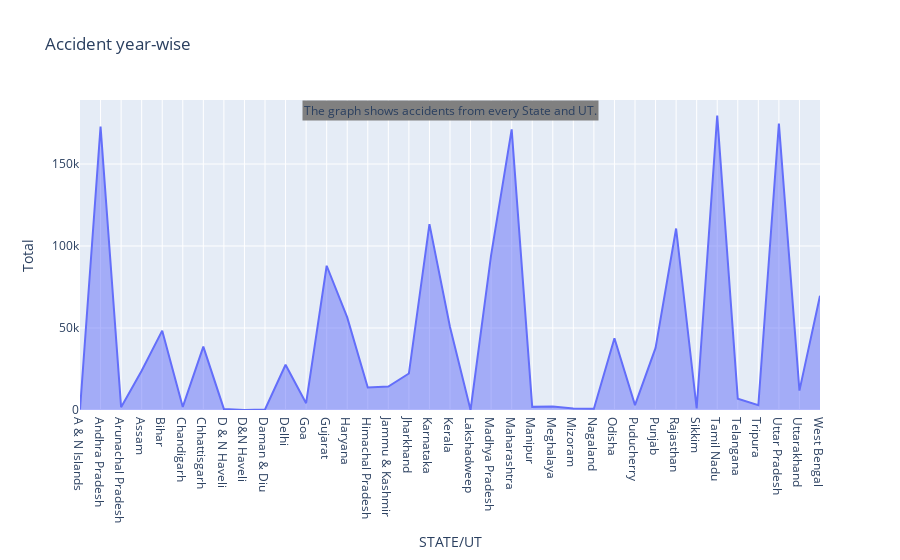

Notebook cell for this chart:
### Code cell
# accidents state-wise
fig = px.area(grouped_obj, x=grouped_obj.index, y='Total', title='Accident year-wise')
conclusion = 'The graph shows accidents from every State and UT.'
fig.add_annotation(text=conclusion, xref='paper', yref='paper', x=.5, y=1, bgcolor='grey', showarrow=False, font=dict(size=12))
# fig.show()

### Figure 1 — Plotly figure (JSON) as saved in the notebook; plotly's stock layout.template omitted (floating-point values rounded to 4 significant figures)
{"data": [{"fillpattern": {"shape": ""}, "hovertemplate": "STATE/UT=%{x}<br>Total=%{y}<extra></extra>", "legendgroup": "", "line": {"color": "#636efa"}, "marker": {"symbol": "circle"}, "mode": "lines", "name": "", "orientation": "v", "showlegend": false, "stackgroup": "1", "type": "scatter", "x": ["A & N Islands", "Andhra Pradesh", "Arunachal Pradesh", "Assam", "Bihar", "Chandigarh", "Chhattisgarh", "D & N Haveli", "D&N Haveli", "Daman & Diu", "Delhi", "Goa", "Gujarat", "Haryana", "Himachal Pradesh", "Jammu & Kashmir", "Jharkhand", "Karnataka", "Kerala", "Lakshadweep", "Madhya Pradesh", "Maharashtra", "Manipur", "Meghalaya", "Mizoram", "Nagaland", "Odisha", "Puducherry", "Punjab", "Rajasthan", "Sikkim", "Tamil Nadu", "Telangana", "Tripura", "Uttar Pradesh", "Uttarakhand", "West Bengal"], "xaxis": "x", "y": [320, 172910, 1721, 23964, 48397, 1891, 38652, 660, 59, 302, 27586, 4132, 87963, 56499, 13713, 14274, 22245, 113372, 50656, 5, 94393, 171140, 1917, 2205, 982, 785, 43794, 2994, 37835, 110683, 925, 179587, 6906, 2919, 174715, 11812, 69730], "yaxis": "y"}], "layout": {"annotations": [{"bgcolor": "grey", "font": {"size": 12}, "showarrow": false, "text": "The graph shows accidents from every State and UT.", "x": 0.5, "xref": "paper", "y": 1, "yref": "paper"}], "legend": {"tracegroupgap": 0}, "title": {"text": "Accident year-wise"}, "xaxis": {"anchor": "y", "domain": [0, 1], "title": {"text": "STATE/UT"}}, "yaxis": {"anchor": "x", "domain": [0, 1], "title": {"text": "Total"}}}}
